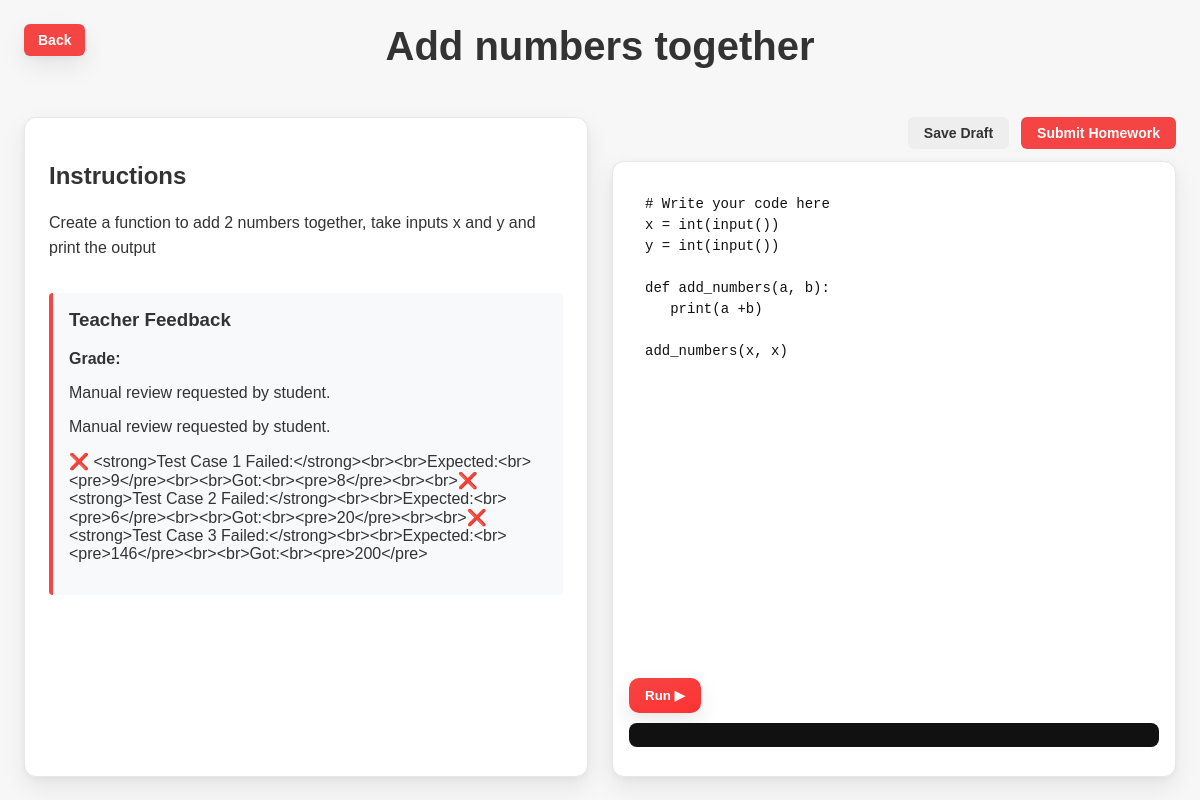
Screenshot of /homework/2/ (signed in) with the database file from the repository.
### homework/models.py (models this page shows, shortened)
class Assignment(models.Model):
    group = models.ForeignKey(Group, on_delete=models.CASCADE, related_name="assignments")
    source_template = models.ForeignKey(HomeworkTemplate, on_delete=models.SET_NULL, null=True, blank=True, help_text="Select a template to auto-fill fields")
    title = models.CharField(max_length=200)
    description = models.TextField()
    starter_code = models.TextField(default="# Write your code here", blank=True)
    due_date = models.DateTimeField(null=True, blank=True)
    created_at = models.DateTimeField(auto_now_add=True)

class Submission(models.Model):
    STATUS_CHOICES = [
        ('draft', 'In Progress'),
        ('submitted', 'Submitted'),
        ('graded', 'Graded'),
    ]
    assignment = models.ForeignKey(Assignment, on_delete=models.CASCADE, related_name="submissions")
    student = models.ForeignKey(User, on_delete=models.CASCADE, related_name="homework_submissions")
    code = models.TextField(blank=True)
    status = models.CharField(max_length=20, choices=STATUS_CHOICES, default='draft')
    grade = models.CharField(max_length=10, blank=True, help_text="e.g. A, 7/10, Pass")
    feedback = models.TextField(blank=True)
    submitted_at = models.DateTimeField(auto_now=True)
    manual_review_requested = models.BooleanField(default=False, help_text="Student requested teacher review despite test failures")
    class Meta:
        unique_together = ('assignment', 'student')

### homework/views.py (the view)
# urls.py: path('homework/<int:pk>/', views.homework_detail, name='homework_detail'),
@login_required
def homework_detail(request, pk):
    assignment = get_object_or_404(Assignment, pk=pk)
    if not request.user.groups.filter(pk=assignment.group.pk).exists():
        return redirect('homework')
    submission, created = Submission.objects.get_or_create(
        assignment=assignment,
        student=request.user,
        defaults={'code': assignment.starter_code}
    )
    return render(request, 'homework_detail.html', {
        'assignment': assignment,
        'submission': submission,
    })

### homework/templates/homework_detail.html (shortened to what this page needs)
{% load static %}
<!DOCTYPE html>
<html lang="en">
<head>
  <link rel="stylesheet" href="{% static 'pastpapers/style.css' %}">
  <link rel="stylesheet" href="{% static 'tutorial/style.css' %}">
  <link rel="stylesheet" href="{% static 'homework/style.css' %}">
</head>
<body>
  <header class="header">
    <a class="homebutton detail-back" href="{% url 'homework' %}">Back</a>
    <h1 class="title">{{ assignment.title }}</h1>
  </header>
  <main class="pp-detail-container">
    <section class="section-layout">
      <div class="desc-panel">
        <h2>Instructions</h2>
        <div style="line-height: 1.6;">
            {{ assignment.description|linebreaks }}
        </div>
        {% if submission.feedback %}
        <div style="margin-top: 32px; padding: 16px; background: #f8f9fa; border-left: 4px solid var(--primary); border-radius: 4px;">
            <h3 style="margin-top: 0;">Teacher Feedback</h3>
            <p><strong>Grade:</strong> {{ submission.grade }}</p>
            <div>{{ submission.feedback|linebreaks }}</div>
        </div>
        {% endif %}
      </div>
      <div class="editor-panel">
        <div class="toolbar">
            <button class="btn btn-save" id="saveBtn">Save Draft</button>
            <button class="btn btn-submit" id="submitBtn">Submit Homework</button>
        </div>
        <div class="py-runner">
          <textarea class="code" id="codeEditor" spellcheck="false">{{ submission.code }}</textarea>
          <div class="actions">
            <button class="run-btn" type="button">Run ▶</button>
          </div>
          <pre class="output" aria-label="Program output"></pre>
        </div>
      </div>
    </section>
  </main>
</body>
</html>

### pastpapers/static/pastpapers/style.css (style rules this page uses)
:root { --bg:#f7f7f7; --text:#333; --muted:#555; --primary:#f54444; --primary-hover:#c30404; --card:#fff; --border:#e5e7eb; --shadow:0 10px 25px rgba(0,0,0,.08), 0 2px 6px rgba(0,0,0,.04); --easy:#2ecc71; --medium:#f1c40f; --hard:#e74c3c; }
* { box-sizing:border-box }
body { margin:0;background:var(--bg);color:var(--text);font-family:Arial, sans-serif }
.homebutton { position:absolute; left:24px; top:24px; background:var(--primary); color:#fff; text-decoration:none; padding:8px 14px; border-radius:6px; transition:background .2s; }

### tutorial/static/tutorial/style.css (style rules this page uses)
:root { --bg:#fff; --text:#000; --muted:#555; --primary:#f54444; --primary-hover:#c30404; --card:#fff; --shadow:0 10px 25px rgba(0,0,0,.08), 0 2px 6px rgba(0,0,0,.04); }
* { box-sizing:border-box }
html,body { height:100% }
body { font-family: Arial, sans-serif; background: var(--bg); margin:0; color:var(--text); display:grid; grid-template-rows:auto 1fr; min-height:100vh; }
.header { position:relative; padding:24px 24px 8px; text-align:center }
.header .homebutton { position:absolute; left:24px; top:24px; background:var(--primary); color:#fff; text-decoration:none; padding:8px 14px; border-radius:6px; transition:background .2s; }
.title { margin:0; font-size:40px; color:var(--text) }
.py-runner { background:#fafafa; border:1px solid #eee; border-radius:12px; padding:16px; box-shadow:var(--shadow); }
.py-runner .code { width:100%; height:180px; font-family: ui-monospace, SFMono-Regular, Menlo, Consolas, 'Liberation Mono', monospace; font-size:14px; color:#111; background:#fff; border:1px solid #ddd; border-radius:8px; padding:12px; outline:none; }
.py-runner .actions { display:flex; align-items:center; gap:10px; margin-top:10px; }
.py-runner .run-btn { background:linear-gradient(160deg, var(--primary), #ff3232); color:#fff; border:none; border-radius:10px; padding:10px 16px; font-weight:600; cursor:pointer; box-shadow:var(--shadow); transition:transform .15s ease, box-shadow .15s ease; }
.py-runner .output { margin-top:10px; background:#111; color:#f2f2f2; padding:12px; border-radius:8px; max-height:220px; overflow:auto; }
.section-layout { display:grid; grid-template-columns: 1fr 1fr; gap:24px; width:100%; max-width:1200px; }
.homebutton { position:absolute; left:24px; top:24px; background:var(--primary); color:#fff; text-decoration:none; padding:8px 14px; border-radius:6px; transition:background .2s; }

### homework/static/homework/style.css (style rules this page uses)
:root { --bg: #f7f7f7; --text: #333; --muted: #555; --primary: #f54444; --primary-hover: #c30404; --card: #fff; --shadow: 0 10px 25px rgba(0,0,0,0.08), 0 2px 6px rgba(0,0,0,0.04); --border: #e5e7eb; }
* { box-sizing: border-box; }
html, body { height: 100%; }
body { font-family: Arial, sans-serif; background: var(--bg); color: var(--text); margin: 0; display: grid; grid-template-rows: auto 1fr; min-height: 100vh; }
.header { position: relative; padding: 24px; text-align: center; background: transparent; }
.title { margin: 0; font-size: 40px; color: var(--text); }
.homebutton { position: absolute; left: 24px; top: 24px; background: var(--primary); color: #fff; text-decoration: none; padding: 8px 14px; border-radius: 6px; transition: background 0.2s; font-weight: bold; font-size: 14px; border: none; cursor: pointer; box-shadow: var(--shadow); }
.pp-detail-container { max-width: 1400px; width: 100%; margin: 0 auto; padding: 24px; height: 100%; overflow: hidden; }
.section-layout { display: grid; grid-template-columns: 1fr 1fr; gap: 24px; align-items: start; height: calc(100vh - 140px); min-height: 0; }
.desc-panel { background: #fff; padding: 24px; border-radius: 12px; box-shadow: var(--shadow); overflow-y: auto; height: 100%; border: 1px solid var(--border); }
.editor-panel { display: flex; flex-direction: column; height: 100%; gap: 12px; }
.toolbar { display: flex; gap: 12px; justify-content: flex-end; }
.btn { padding: 8px 16px; border-radius: 6px; border: none; cursor: pointer; font-weight: bold; font-size: 14px; transition: background 0.2s; }
.btn-save { background: #eee; color: #333; }
.btn-submit { background: var(--primary); color: #fff; }
.py-runner { flex: 1; display: flex; flex-direction: column; background: #fff; border-radius: 12px; box-shadow: var(--shadow); overflow: hidden; border: 1px solid var(--border); }
.py-runner .code { flex: 1; width: 100%; padding: 16px; border: none; resize: none; font-family: 'Courier New', Courier, monospace; font-size: 14px; line-height: 1.5; outline: none; }

### rows the page displays
Assignment: title "Add numbers together", description "Create a function to add 2 numbers together, take inputs x and y and print the output"
Submission: feedback "Manual review requested by student. Manual review requested by student. ❌ <strong>Test Case 1 Failed:</strong><br><br>Expected:<br><pre>9</pre><br><br>Got:<br><pre>8</pre><br><br>❌ <strong>Test Case 2 Failed:</strong><br><br>Expected:<br><pre>6</pre><br><br>Got:<br><pre>20</pre><br><br>❌ <strong>Test Case 3 Failed:</strong><br><br>Expected:<br><pre>146</pre><br><br>Got:<br><pre>200</pre>", code "# Write your code here x = int(input()) y = int(input()) def add_numbers(a, b): print(a +b) add_numbers(x, x)"
